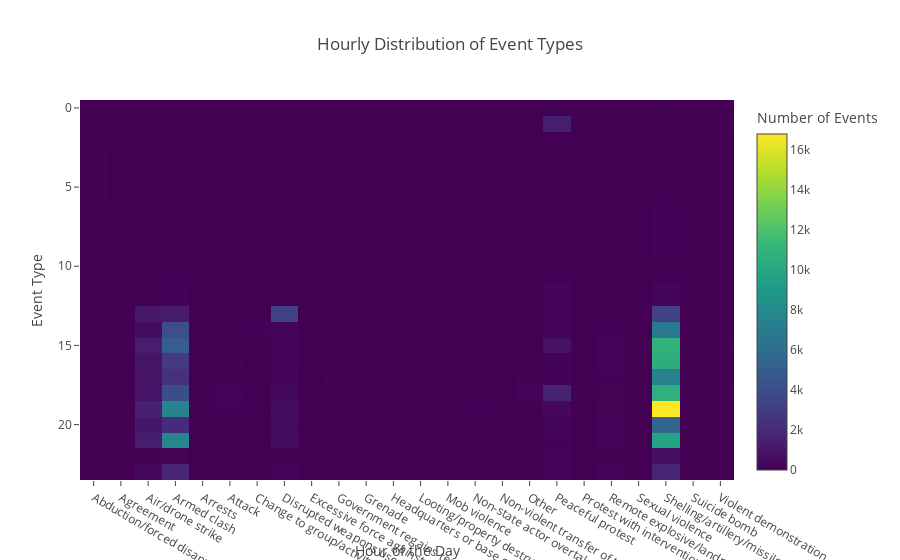

Notebook code for this chart:
### Code cell
data['TIMESTAMP'] = pd.to_datetime(data['TIMESTAMP'], unit='s')

# Extract the hour from each timestamp
data['HOUR'] = data['TIMESTAMP'].dt.hour
data['DAY_OF_WEEK'] = data['TIMESTAMP'].dt.dayofweek

hourly_counts = data.groupby('HOUR').size().reset_index(name='COUNT')

# Group by the day of the week and count the number of events
weekly_counts = data.groupby('DAY_OF_WEEK').size().reset_index(name='COUNT')
# Optionally, sort by the day of the week if needed (not required if data is well formatted)
weekly_counts.sort_values('DAY_OF_WEEK', inplace=True)


# Assuming 'EVENT_TYPE' is a column in your data
hourly_type_counts = data.groupby(['HOUR', 'SUB_EVENT_TYPE']).size().unstack().fillna(0)
fig = px.imshow(hourly_type_counts,
                labels=dict(x="Hour of the Day", y="Event Type", color="Number of Events"),
                x=hourly_type_counts.columns,
                y=hourly_type_counts.index,
                title="Hourly Distribution of Event Types",
                color_continuous_scale=px.colors.sequential.Viridis)


fig.show()

### Figure 1 — Plotly figure (JSON) as saved in the notebook; plotly's stock layout.template omitted (floating-point values rounded to 4 significant figures; data arrays with more than 128 entries replaced by an {"elided": "..."} marker saying what was removed)
{"data": [{"coloraxis": "coloraxis", "hovertemplate": "Hour of the Day: %{x}<br>Event Type: %{y}<br>Number of Events: %{z}<extra></extra>", "name": "0", "type": "heatmap", "x": ["Abduction/forced disappearance", "Agreement", "Air/drone strike", "Armed clash", "Arrests", "Attack", "Change to group/activity", "Disrupted weapons use", "Excessive force against protesters", "Government regains territory", "Grenade", "Headquarters or base established", "Looting/property destruction", "Mob violence", "Non-state actor overtakes territory", "Non-violent transfer of territory", "Other", "Peaceful protest", "Protest with intervention", "Remote explosive/landmine/IED", "Sexual violence", "Shelling/artillery/missile attack", "Suicide bomb", "Violent demonstration"], "xaxis": "x", "y": [0, 1, 2, 3, 9, 10, 12, 13, 14, 15, 16, 17, 18, 19, 20, 21, 22, 23], "yaxis": "y", "z": {"elided": "18x24 int values"}}], "layout": {"coloraxis": {"colorbar": {"title": {"text": "Number of Events"}}, "colorscale": [[0, "#440154"], [0.1111, "#482878"], [0.2222, "#3e4989"], [0.3333, "#31688e"], [0.4444, "#26828e"], [0.5556, "#1f9e89"], [0.6667, "#35b779"], [0.7778, "#6ece58"], [0.8889, "#b5de2b"], [1, "#fde725"]]}, "title": {"text": "Hourly Distribution of Event Types"}, "xaxis": {"anchor": "y", "constrain": "domain", "domain": [0, 1], "scaleanchor": "y", "title": {"text": "Hour of the Day"}}, "yaxis": {"anchor": "x", "autorange": "reversed", "constrain": "domain", "domain": [0, 1], "title": {"text": "Event Type"}}}}
